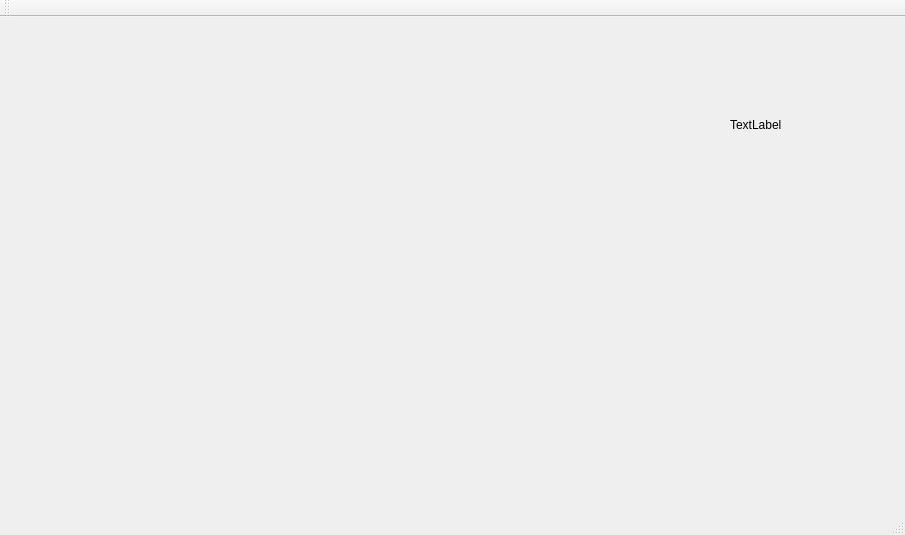
<?xml version="1.0" encoding="UTF-8"?>
<ui version="4.0">
 <class>MainWindow</class>
 <widget class="QMainWindow" name="MainWindow">
  <property name="geometry">
   <rect>
    <x>0</x>
    <y>0</y>
    <width>905</width>
    <height>535</height>
   </rect>
  </property>
  <property name="windowTitle">
   <string>MainWindow</string>
  </property>
  <widget class="QWidget" name="centralWidget">
   <widget class="QLabel" name="username">
    <property name="geometry">
     <rect>
      <x>730</x>
      <y>100</y>
      <width>72</width>
      <height>15</height>
     </rect>
    </property>
    <property name="text">
     <string>TextLabel</string>
    </property>
   </widget>
  </widget>
  <widget class="QMenuBar" name="menuBar">
   <property name="geometry">
    <rect>
     <x>0</x>
     <y>0</y>
     <width>905</width>
     <height>26</height>
    </rect>
   </property>
  </widget>
  <widget class="QToolBar" name="mainToolBar">
   <attribute name="toolBarArea">
    <enum>TopToolBarArea</enum>
   </attribute>
   <attribute name="toolBarBreak">
    <bool>false</bool>
   </attribute>
  </widget>
  <widget class="QStatusBar" name="statusBar"/>
 </widget>
 <layoutdefault spacing="6" margin="11"/>
 <resources/>
 <connections/>
</ui>
